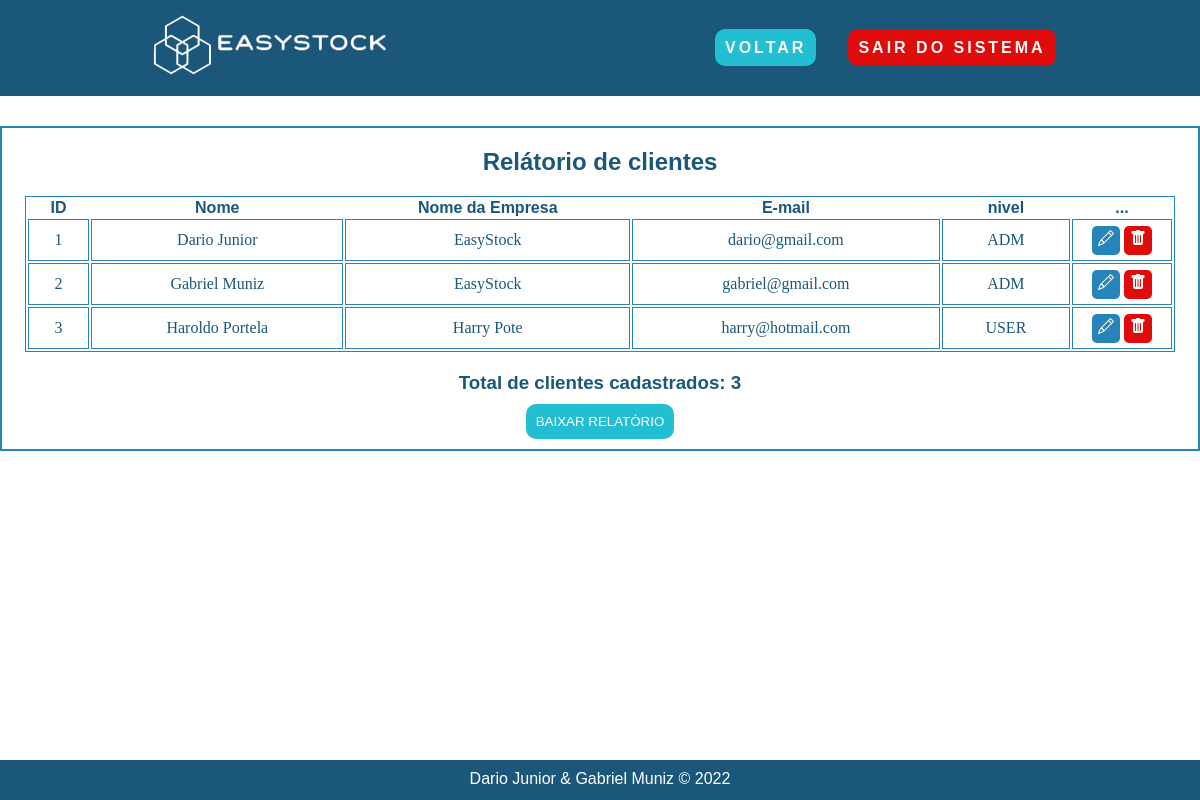
The app's page /pages/clientes-adm/relatorio-clientes.php (signed in) with its own data.
### tables this page shows
CREATE TABLE IF NOT EXISTS `clientes`(
    `id` int(2) NOT NULL AUTO_INCREMENT,
    `nome` varchar(45) NOT NULL,
    `nome_empresa` varchar(110) NOT NULL,
    `email` varchar(110) NOT NULL,
    `senha` varchar(15) NOT NULL,
    `nivel` varchar(4),
    PRIMARY KEY (`id`)
);

### pages/clientes-adm/relatorio-clientes.php (the view, shortened to what this page needs)
<?php
include_once '../../connection/config.php';
$sql = "SELECT * FROM clientes ORDER BY id ASC";
$query_relatorio = "SELECT COUNT(id) AS qnt_clientes FROM clientes";
$result = $con->query($sql);
?>
<!DOCTYPE html>
<html lang="pt-br">
<head>
    <link rel="stylesheet" href="relatorio-clientes.css">
</head>
<body>
    <header>
        <nav class="menu">
            <div class="logo">
                <img src="../../src/img/logo.png" alt="">
            </div>
            <ul class="nav-list">
                <li><a href="../sistema/sistema-adm.php" id="btn-voltar">Voltar</a></li>
                <li><a href="../login/login.php" id="btn-sair">Sair do sistema</a></li>
            </ul>
        </nav>
    </header>
    <main>
        <section class="sistema">
            <div class="sistema-box">
                <div class="sistema-container">
                    <h2>Relátorio de clientes</h2>
                    <div class="table-container">
                        <table class="table">
                            <thead>
                                <tr>
                                    <th scope="col">ID</th>
                                    <th scope="col">Nome</th>
                                    <th scope="col">Nome da Empresa</th>
                                    <th scope="col">E-mail</th>
                                    <th scope="col">nivel</th>
                                    <th scope="col">...</th>
                                </tr>
                            </thead>
                            <tbody>
                                <?php
                                while ($row = mysqli_fetch_assoc($result)) {
                                    echo "<tr>";
                                    echo "<td>" . $row["id"] . "</td>";
                                    echo "<td>" . $row["nome"] . "</td>";
                                    echo "<td>" . $row["nome_empresa"] . "</td>";
                                    echo "<td>" . $row["email"] . "</td>";
                                    echo "<td>" . $row["nivel"] . "</td>";
                                    echo "<td class='btns'>
                                    <a class='btnEditar' href='edicao_clientes.php?id=$row[id]' title='Editar'>
                                    <svg xmlns='http://www.w3.org/2000/svg' width='16' height='16' fill='currentColor' class='bi bi-pencil' viewBox='0 0 16 16'>
                                    <path d='M12.146.146a.5.5 0 0 1 .708 0l3 3a.5.5 0 0 1 0 .708l-10 10a.5.5 0 0 1-.168.11l-5 2a.5.5 0 0 1-.65-.65l2-5a.5.5 0 0 1 .11-.168l10-10zM11.207 2.5 13.5 4.793 14.793 3.5 12.5 1.207 11.207 2.5zm1.586 3L10.5 3.207 4 9.707V10h.5a.5.5 0 0 1 .5.5v.5h.5a.5.5 0 0 1 .5.5v.5h.293l6.5-6.5zm-9.761 5.175-.106.106-1.528 3.821 3.821-1.528.106-.106A.5.5 0 0 1 5 12.5V12h-.5a.5.5 0 0 1-.5-.5V11h-.5a.5.5 0 0 1-.468-.325z'/>
                                </svg></a>
                                <a class='btnExcluir' href='delete.php?id=$row[id]' title='Excluir'>
                                    <svg xmlns='http://www.w3.org/2000/svg' width='16' height='16' fill='currentColor' class='bi bi-trash-fill' viewBox='0 0 16 16'>
                                        <path d='M2.5 1a1 1 0 0 0-1 1v1a1 1 0 0 0 1 1H3v9a2 2 0 0 0 2 2h6a2 2 0 0 0 2-2V4h.5a1 1 0 0 0 1-1V2a1 1 0 0 0-1-1H10a1 1 0 0 0-1-1H7a1 1 0 0 0-1 1H2.5zm3 4a.5.5 0 0 1 .5.5v7a.5.5 0 0 1-1 0v-7a.5.5 0 0 1 .5-.5zM8 5a.5.5 0 0 1 .5.5v7a.5.5 0 0 1-1 0v-7A.5.5 0 0 1 8 5zm3 .5v7a.5.5 0 0 1-1 0v-7a.5.5 0 0 1 1 0z'/>
                                    </svg>
                                </a>
                                </td>";
                                    echo "</tr>";
                                }
                                ?>
                            </tbody>
                        </table>
                    </div>
                    <div class="total-container">
                        <?php
                        $result_relatorio = $con->query($query_relatorio);
                        $row_relatorio = mysqli_fetch_assoc($result_relatorio);
                        ?>
                        <h3>Total de clientes cadastrados: <?php echo $row_relatorio["qnt_clientes"]; ?></h3>
                    </div>
                    <button><a class="btn_relatorio" href="relatorioClientes.php" target="_blank">Baixar relatório</a></button>
                </div>
            </div>
        </section>
    </main>
    <footer id="footer">
        <p class="copyright"> Dario Junior & Gabriel Muniz &copy; 2022 </p>
    </footer>
</body>
</html>

### pages/clientes-adm/relatorio-clientes.css (style rules this page uses)
:root { --main-bg: #1A577A; --second-bg: #0C2A3B; --blue: #2784B9; --light-blue: #21BFD1; --white: #fff; --black: #000; --orange: #FF5C00; --red: #E00C0C; --black-red: #660606; }
* { padding: 0; margin: 0; box-sizing: border-box; scroll-behavior: smooth; font-family: sans-serif; }
li { list-style: none; }
a { text-decoration: none; }
.logo { font-size: 24px; text-transform: uppercase; letter-spacing: 4px; }
.menu { background-color: var(--main-bg); display: flex; justify-content: space-around; align-items: center; font-family: sans-serif; height: 12vh; margin-bottom: 20px; }
.logo img { width: 250px; }
.nav-list { list-style: none; display: flex; }
.nav-list li { letter-spacing: 3px; margin-left: 32px; }
.nav-list a { color: var(--white); font-weight: bold; text-transform: uppercase; }
#btn-sair { color: var(--white); background-color: var(--red); border-radius: 10px; padding: 10px; text-transform: uppercase; transform: all 0.3s ease-in-out; }
#btn-voltar { color: var(--white); background-color: var(--light-blue); border-radius: 10px; padding: 10px; text-transform: uppercase; transform: all 0.3s ease-in-out; }
.sistema { display: flex; justify-content: space-around; width: 940px; margin: 0 auto; color: var(--main-bg); align-items: center; font-family: cursive; }
.sistema-box { display: flex; flex-direction: column; align-items: center; width: 940px; padding: 10px; }
.sistema-container { display: flex; flex-direction: column; align-items: center; border: 2px solid var(--blue); width: 1200px; padding: 20px; }
.table-container { display: flex; justify-content: center; align-items: center; margin-top: 20px; }
.table { border: 1px solid var(--blue); width: 1150px; text-align: center; margin-bottom: 20px; }
.table td { font-family: cursive; border: 1px solid var(--blue); padding: 10px; }
.btns { width: 100px; }
.total-container { display: flex; flex-direction: column; margin-bottom: 20px; }
.btn_relatorio { color: var(--white); background-color: var(--light-blue); border-radius: 10px; padding: 10px; text-transform: uppercase; transform: all 0.3s ease-in-out; }
button { border: none; }
.btnEditar { background-color: var(--blue); color: var(--white); padding: 6px; border-radius: 5px; }
.btnExcluir { background-color: var(--red); color: var(--white); padding: 6px; border-radius: 5px; }
footer { position: absolute; bottom: 0; background: var(--main-bg); width: 100%; height: 40px; }
.copyright { padding: 10px; text-align: center; color: var(--white); }

### records on screen
clientes: id "1", nome "Dario Junior", nome_empresa "EasyStock", email "dario@gmail.com", nivel "ADM"
clientes: id "2", nome "Gabriel Muniz", nome_empresa "EasyStock", email "gabriel@gmail.com", nivel "ADM"
clientes: id "3", nome "Haroldo Portela", nome_empresa "Harry Pote", email "harry@hotmail.com", nivel "USER"

### other values on screen
$row_relatorio["qnt_clientes"] "3"
